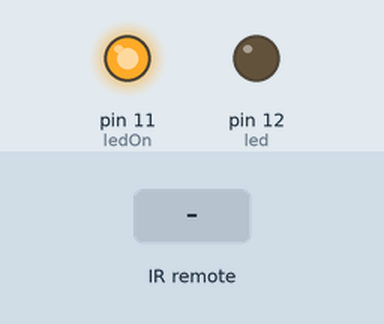
This sketch was run on a simulated Arduino Uno, built with avr-gcc and run on an emulated ATmega328P. Shown: output pins drawn as LEDs (lit = HIGH). The test bench sets the inputs (shaded band). What the sketch prints to the serial monitor is not drawn.

Above: at 1.7 s.
1.8 s: infrared code 0xFFA25D received
At 2.6 s:
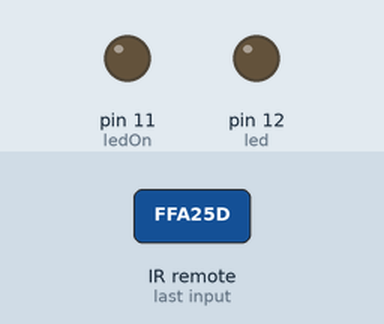
3.3 s: infrared code 0xFF30CF received
At 3.7 s:
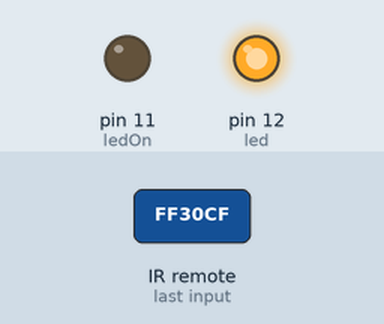
4.8 s: infrared code 0xFF5AA5 received
At 6.1 s:
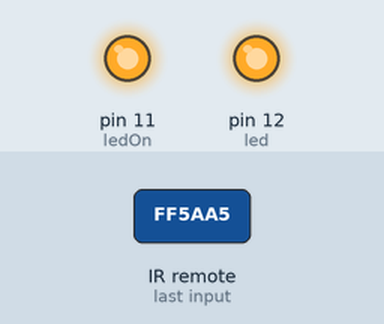
7.8 s: infrared code 0xFF6897 received
Timing chart, 0 to 11.8 s (numbered marks = the images above; inputs shaded):
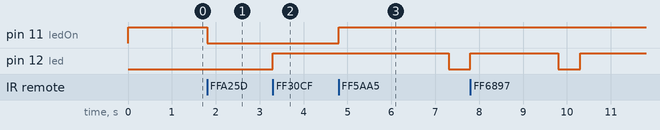

Measured:
- after the input at 1.8 s, pin 11 (ledOn): HIGH → LOW at once
- after the input at 3.3 s, pin 12 (led): LOW → HIGH at once
- after the input at 4.8 s, pin 11 (ledOn): LOW → HIGH at once; pin 12 (led): HIGH → LOW after 2.5 s

The sketch:

IR_Remote.ino
```cpp
#include <IRremote.h>

const char DIN_RECEPTEUR_INFRAROUGE = 2;
IRrecv monRecepteurInfraRouge (DIN_RECEPTEUR_INFRAROUGE);
decode_results messageRecu;

const int led = 12;
const int ledOn = 11;
const int ledBleu = 7, ledBlanc = 6, ledRouge = 5;

const long On_Off = 0xFFA25D;

const long Bt0 = 0xFF6897;
const long Bt1 = 0xFF30CF;
const long B2 = 0xFF18E7;
const long B3 = 0xFF7A85;
const long B4 = 0xFF10EF;
const long B5 = 0xFF38C7;
const long B6 = 0xFF5AA5;
const long B7 = 0xFF42BD;
const long B8 = 0xFF4AB5;
const long B9 = 0xFF52AD;

const long VolPlus = 0xFF629D;
const long VolMoins = 0xFFA857;

const long Precedent = 0xFF22DD;
const long Play_Pause = 0xFF02FD;
const long Suivant = 0xFFC23D;

const long Haut = 0xFFE01F;
const long Bas = 0xFF906F;

const long Func_Stop = 0xFFE21D;
const long EQ = 0xFF9867;
const long ST_REPT = 0xFFB04F;

void setup()
{
    Serial.begin(9600);

    monRecepteurInfraRouge.enableIRIn();
    monRecepteurInfraRouge.blink13(true);

    pinMode(led, OUTPUT);

    pinMode(ledOn, OUTPUT);
    digitalWrite(ledOn, HIGH);

    Serial.println("Bouton On / Off : permet de Deverouiller / Verouiller la telecommande (quand verrouilé, la led roug s'allume");
    Serial.println("Func Stop : Pour tous les numéros qui vont suivre, permet de sortir du mode proprement");
    Serial.println("Choisi le mode");
    Serial.println("0 : Eteint tout");
    Serial.println("1 : Allume tout");
    Serial.println("2 : Clignotte la led bleu (plus bouton +/- pour accelerer / diminuer la vitesse des leds");
    Serial.println("3 : Allume la led bleu");
    Serial.println("4 : Allume Bleu Blanc Rouge");
    Serial.println("5 : Choisis un nombre en faisant precedent / suivant (en utilisant la voie serie on voit le nombre choisi) puis appuis sur Play Pause et ton nombre choisis sera le nombre de seconde ou la led s'allumera  ");
    Serial.println();
    Serial.println();
}

boolean allume = 0;
boolean clignotte = 0;
boolean choisisPuisAppuis = 0;
boolean chenillard = 0;
int pause;
int nombreDeRepet;


void loop()
{
    if (monRecepteurInfraRouge.decode(&messageRecu))
    {
        if (messageRecu.value == On_Off)
        {
            if (allume == 0)
            {
                allume = 1;
                digitalWrite(ledOn, LOW);
            }
            else
            {
                allume = 0;
                EteintTout();
                digitalWrite(ledOn, HIGH);
            }
        }

        if (allume == 1)
        {
            if(messageRecu.value == Bt0)
            {
                EteintTout();
            }
            if (messageRecu.value == Bt1)
            {
                digitalWrite(led, HIGH);
                digitalWrite(ledBleu, HIGH);
                digitalWrite(ledBlanc, HIGH);
                digitalWrite(ledRouge, HIGH);
            }
            if (messageRecu.value == B2)
            {
                clignotte = 1;
                pause = 1000;
            }
            BoutonStop();
            if (messageRecu.value == B3)
            {
                digitalWrite(led, HIGH);
            }
            if (messageRecu.value == B4)
            {
                digitalWrite(ledBleu, HIGH);
                digitalWrite(ledBlanc, HIGH);
                digitalWrite(ledRouge, HIGH);
            }
            if (messageRecu.value == B5)
            {
                choisisPuisAppuis = 1;
                nombreDeRepet = 0;
            }
            if (messageRecu.value == B6)
            {
                chenillard = 1;
            }


        }
        delay(1);
        monRecepteurInfraRouge.resume();
    }

    while (clignotte == 1)
    {
        digitalWrite(led, HIGH);
        VerifTelec();
        delay(pause);
        VerifTelec();
        digitalWrite(led, LOW);
        VerifTelec();
        delay(pause);
        VerifTelec();
    }

    while (choisisPuisAppuis == 1)
    {
        if (monRecepteurInfraRouge.decode(&messageRecu))
        {
            if (messageRecu.value == Suivant)
            {
                nombreDeRepet = nombreDeRepet + 1;
                Serial.println(nombreDeRepet);
            }
            if (messageRecu.value == Precedent)
            {
                nombreDeRepet = nombreDeRepet - 1;
                Serial.println(nombreDeRepet);
            }

            if (messageRecu.value == Play_Pause)
            {
                for(int i=1; i<=nombreDeRepet; i++)
                {
                    digitalWrite(led, HIGH);
                    delay(1000);
                }
                digitalWrite(led, LOW);
                nombreDeRepet = 0;
            }
            BoutonStop();


            delay(1);
            monRecepteurInfraRouge.resume();
        }
    }

    while (chenillard == 1)
    {
        digitalWrite(ledOn, HIGH);
        delay(500);
        digitalWrite(led, HIGH);
        delay(500);
        digitalWrite(ledBleu, HIGH);
        delay(500);
        digitalWrite(ledBlanc, HIGH);
        delay(500);
        digitalWrite(ledRouge, HIGH);
        delay(500);
        EteintTout();

        if (monRecepteurInfraRouge.decode(&messageRecu))
        {
            BoutonStop();

            delay(1);
            monRecepteurInfraRouge.resume();
        }


    }


}

void VerifTelec()
{
    if (monRecepteurInfraRouge.decode(&messageRecu))
    {
        BoutonStop();

        if (messageRecu.value == VolPlus)
        {
            pause = pause + 1000;
        }
        if ((messageRecu.value == VolMoins) && (pause != 1000))
        {
            pause = pause - 1000;
        }

        delay(1);
        monRecepteurInfraRouge.resume();
    }
}

void BoutonStop()
{
    if(messageRecu.value == Func_Stop)
        {
            choisisPuisAppuis = 0;
            clignotte = 0;
            chenillard = 0;
            EteintTout();
        }
}

void EteintTout()
{
    digitalWrite(led, LOW);
    digitalWrite(ledOn, LOW);
    digitalWrite(ledBleu, LOW);
    digitalWrite(ledBlanc, LOW);
    digitalWrite(ledRouge, LOW);
}
```
